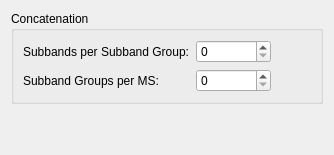
     <widget class="QWidget" name="tab_LongBaselinePipeline">
      <attribute name="title">
       <string>Long-Baseline Pipeline</string>
      </attribute>
      <layout class="QGridLayout" name="gridLayout_19">
       <item row="0" column="0">
        <widget class="QGroupBox" name="groupBoxConcatenation">
         <property name="title">
          <string>Concatenation</string>
         </property>
         <layout class="QGridLayout" name="gridLayout_18">
          <item row="0" column="0">
           <widget class="QLabel" name="label_SubbandsPerSubbandGroup_2">
            <property name="text">
             <string>Subbands per Subband Group:</string>
            </property>
           </widget>
          </item>
          <item row="1" column="0">
           <widget class="QLabel" name="label_SubbandGroupsPerMS_2">
            <property name="text">
             <string>Subband Groups per MS:</string>
            </property>
           </widget>
          </item>
          <item row="1" column="1">
           <widget class="SpinBox" name="spinBoxSubbandGroupsPerMS">
            <property name="minimumSize">
             <size>
              <width>75</width>
              <height>0</height>
             </size>
            </property>
            <property name="toolTip">
             <string>the number of subband-groups to write to a single measurement set</string>
            </property>
            <property name="maximum">
             <number>99999</number>
            </property>
           </widget>
          </item>
          <item row="0" column="1">
           <widget class="SpinBox" name="spinBoxSubbandsPerSubbandGroup">
            <property name="minimumSize">
             <size>
              <width>75</width>
              <height>0</height>
             </size>
            </property>
            <property name="toolTip">
             <string>the number of subbands concatenated into a single subband-group</string>
            </property>
            <property name="maximum">
             <number>99999</number>
            </property>
           </widget>
          </item>
          <item row="0" column="2">
           <spacer name="horizontalSpacer_5">
            <property name="orientation">
             <enum>Qt::Horizontal</enum>
            </property>
            <property name="sizeHint" stdset="0">
             <size>
              <width>40</width>
              <height>20</height>
             </size>
            </property>
           </spacer>
          </item>
         </layout>
        </widget>
       </item>
       <item row="1" column="0">
        <spacer name="verticalSpacer_2">
         <property name="orientation">
          <enum>Qt::Vertical</enum>
         </property>
         <property name="sizeHint" stdset="0">
          <size>
           <width>20</width>
           <height>40</height>
          </size>
         </property>
        </spacer>
       </item>
      </layout>
     </widget>
